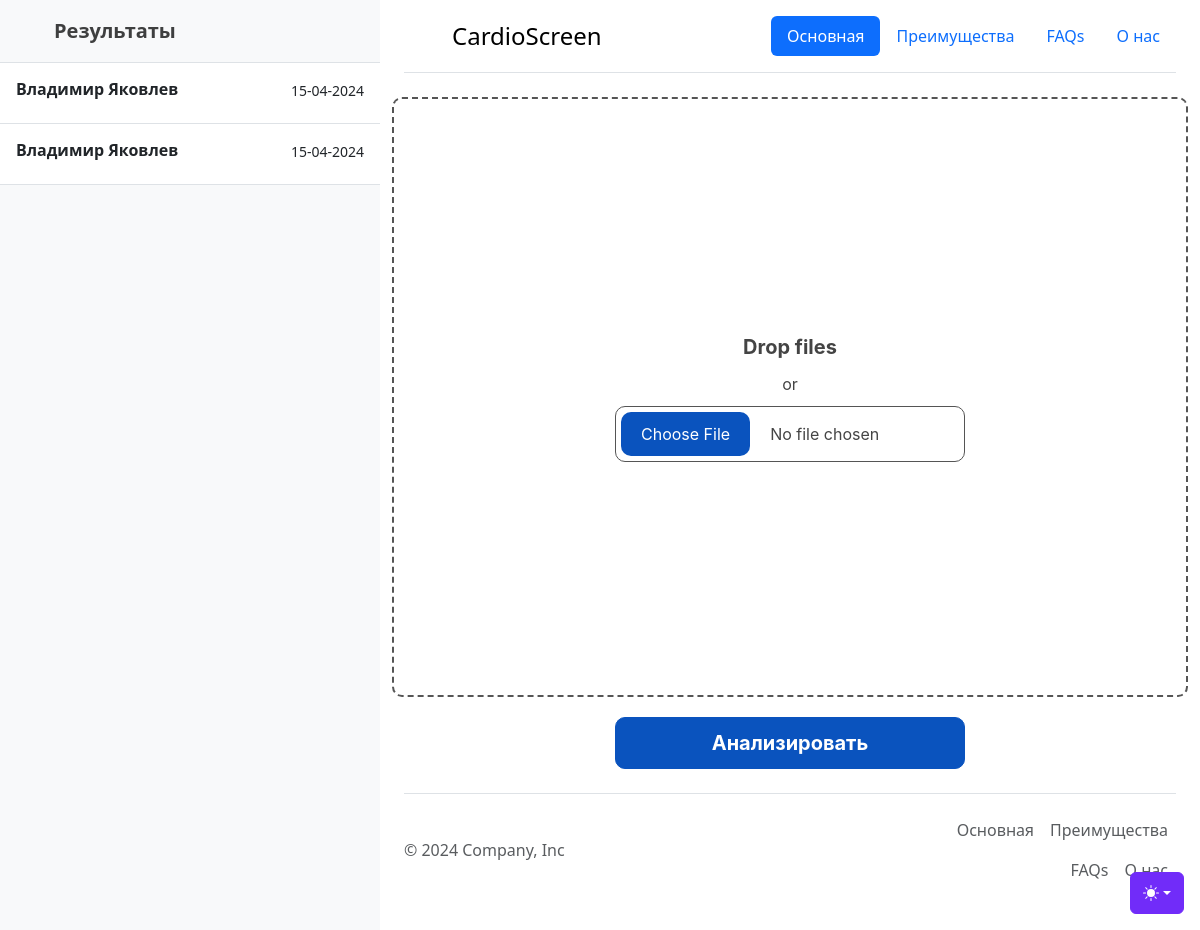
The app's page /10/ (signed in) with its own data.
### tables this page shows
CREATE TABLE Queue (id INTEGER NOT NULL UNIQUE PRIMARY KEY AUTOINCREMENT, account_id INTEGER NOT NULL, data TEXT NOT NULL, date TEXT NOT NULL, finished BOOLEAN NOT NULL DEFAULT (0), conclusion TEXT, llm_pred TEXT, fft);

### app.py (the view)
@app.route('/<int:id>', methods=['GET', 'POST'])
def get_id(id, image_id=1):
    if request.method == 'POST':
        conclusion = request.form.get('conclusion')
        conn = sqlite3.connect('Users.db')
        cur = conn.cursor()
        cur.execute('''UPDATE Queue SET finished = ?, conclusion = ? WHERE id = ?;''', (1, conclusion, id))
        cur.close()
        conn.commit()
        conn.close()
        return redirect(url_for("task_list"))
    tasks = get_q(True, id)
    return render_template('main.html', tasks=tasks, id=id, image_id=image_id)

### app.py (called while the page is built, shortened)
def get_q(is_1, acc_id=0):
    conn = sqlite3.connect('Users.db')
    if is_1:
        df = pd.read_sql_query("SELECT * FROM Queue WHERE finished=0", conn)
    else:
        df = pd.read_sql_query(f"SELECT * FROM Queue WHERE finished=1 AND account_id={acc_id}", conn)
    records = df.to_dict(orient='records')
    cur = conn.cursor()
    if len(records) == 0:
        return []
    for i in records:
        cur.execute(('''SELECT name,surname FROM Auth WHERE id = '{}';''').format(i["account_id"]))
        skin = cur.fetchall()
        i["name"] = skin[0][0] + " " + skin[0][1]
    for record in records:
        record['fft'] = record['fft'].split(',')
        record["data"] = eval(record["data"])
        record["data"] = {key: int(float(value) * 100) for key, value in record["data"].items() if float(value) > 0}
        record["data"] = dict(sorted(record["data"].items()))
    return records

@app.route('/<int:id>/', methods=['GET', 'POST'])
def profile_id(id):
    tasks = get_q(False, id)
    return render_template('Upload.html', tasks=tasks)

### templates/Upload.html (shortened to what this page needs)
{% extends "main.html" %}
{% block name_list %}
    <span class="fs-5 fw-semibold">Результаты</span>
{% endblock %}
{% block condition %}
    {% for task in tasks %}
        {% if task.id==id %}
            {% set  ns.account_id=task.id %}
            {% set  ns.index=tasks.index(task) %}
            <a href="{{ task.id }}" class="list-group-item list-group-item-action py-3 lh-sm"
               aria-current="true" style="background: #0a53be">
        {% else %}
            <a href="{{ task.id }}" class="list-group-item list-group-item-action py-3 lh-sm">
        {% endif %}
    <div class="d-flex w-100 align-items-center justify-content-between">
        <strong class="mb-1">{{ task.name }}</strong>
        <small>{{ task.date }}</small>
    </div>
    </a>
    {% endfor %}
{% endblock %}
{% block body_2 %}
    <form method="POST" enctype="multipart/form-data">
        <label for="images" class="drop-container" id="dropcontainer">
            <span class="drop-title">Drop files</span>
            or
            <input type="file" name="file" id="images" accept=".npy" required>
        </label>
        <button class="upload-button" type="submit">Анализировать</button>
    </form>
{% endblock %}

### records on screen
Queue: name "Владимир Яковлев", date "15-04-2024"
Queue: name "Владимир Яковлев", date "15-04-2024"
